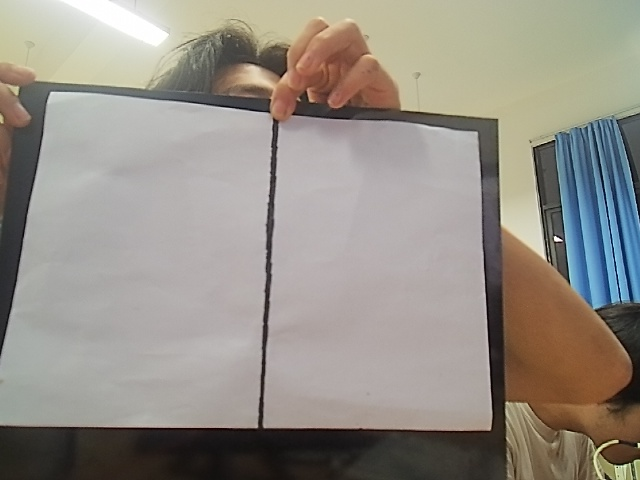
#> input picture test_photo/capture_14829710_01.jpg, 640 x 480 px
$ python -i main.py   (imports and definitions only)
#> lines starting #> are read from the running program, lines starting #| are printed output that depends on the picture; after the words box and inside, x2 and y2 are one past the last pixel; in counts of white or black regions, pixels touching at a corner belong together
from maix import app, camera, display, image, key, time
try:
    from maix import uart
except Exception:
    uart = None
import cv2
import numpy as np
import math
import itertools
import struct


# =========================
# Config: MaixCAM2 OpenCV A4
# =========================
# 第一题主配置区：完成摄像头采集、A4 纸透视矫正、碎片识别、模板匹配和坐标输出。

# 摄像头输入分辨率，单位像素；分辨率越高识别更细，但处理速度更慢。
FRAME_WIDTH = 640
FRAME_HEIGHT = 480

# A4 纸透视矫正后的标准画布大小，单位像素。
# 程序检测到 A4 四角后，会把纸面拉正到这个尺寸，后续所有碎片坐标都基于它。
WARP_W = 594
WARP_H = 420

# A4 纸真实尺寸，cm 用于题目尺寸描述，mm 用于机械坐标/串口输出。
A4_W_CM = 29.7
A4_H_CM = 21.0
A4_W_MM = A4_W_CM * 10.0
A4_H_MM = A4_H_CM * 10.0

# A4 外框边缘检测预处理参数。
GAUSSIAN_KERNEL = (5, 5)       # 高斯模糊核，先降噪，避免 Canny 检出太多杂边。
CANNY_LOW = 50                 # Canny 低阈值，影响弱边缘保留程度。
CANNY_HIGH = 150               # Canny 高阈值，影响强边缘判定。
MORPH_CLOSE_KERNEL = (5, 5)    # 闭运算核，用来连接断开的 A4 纸边缘。
MORPH_CLOSE_ITERATIONS = 1     # 闭运算次数，过大会让不该连接的轮廓粘在一起。

# A4 候选轮廓筛选参数。
APPROX_EPSILON_RATIO = 0.025   # 四边形拟合精度比例，越大轮廓越容易被简化。
MIN_AREA_RATIO = 0.07          # A4 候选最小面积占整帧比例，过滤小噪声。
MAX_AREA_RATIO = 0.65          # A4 候选最大面积占整帧比例，过滤异常大区域。

# 防止把中间黑线分出的半张纸当成 A4。
# 如果同一帧里存在更大的 A4 外轮廓，即使它没有拟合成四边形，小候选也会被过滤。
CANDIDATE_MIN_RELATIVE_AREA = 0.65

# A4 外框允许连续丢失的帧数；短暂遮挡/抖动时不立即清空检测状态。
MAX_LOST_FRAMES = 5

# 碎片识别和第一题模式开关。
PIECE_DETECTION_ENABLED = True     # 是否启用碎片检测；False 时只显示/检测 A4 外框。
FIRST_QUESTION_MODE = True         # 是否使用第一题固定 10 cm x 6 cm 模板匹配流程。
PIECE_MASK_METHOD = "black"        # 碎片分割方式；black 表示基于黑色背景和碎片亮度/颜色差分。
PIECE_PROCESS_A4_ROI = True        # 是否只处理透视后的 A4 区域，减少画面外干扰。

# 背景采样和 Lab 色差参数。
PIECE_BG_BORDER_SAMPLE = 24        # 从 A4 边缘向内采样背景的宽度，单位像素。
PIECE_BG_DIFF_THRESHOLD = 35.0     # 与背景色差超过该阈值才认为可能是碎片。
PIECE_L_DIFF_WEIGHT = 0.25         # Lab 亮度 L 通道权重，较低可减小阴影/光照影响。
PIECE_A_DIFF_WEIGHT = 1.0          # Lab a 通道权重，主要描述红绿方向差异。
PIECE_B_DIFF_WEIGHT = 1.0          # Lab b 通道权重，主要描述黄蓝方向差异。

# HSV 绿色范围；用于识别绿色碎片或绿色纸面特征。
PIECE_GREEN_H_LOW = 51             # H 色相下限。
PIECE_GREEN_H_HIGH = 91            # H 色相上限。
PIECE_GREEN_S_LOW = 52             # S 饱和度下限，太低说明颜色偏灰。
PIECE_GREEN_S_HIGH = 255           # S 饱和度上限。
PIECE_GREEN_V_LOW = 75             # V 亮度下限。
PIECE_GREEN_V_HIGH = 255           # V 亮度上限。
PIECE_HSV_DIFF_THRESHOLD = 35.0    # HSV 差分阈值，用于辅助判断目标和背景差异。
PIECE_HSV_DIFF_BLUR_KERNEL = (5, 5)# HSV 差分图模糊核，减少小噪点。

# 黑色背景分割参数；现场是黑底时，用 V 通道亮度把碎片从背景中提出来。
PIECE_BLACK_V_MIN_THRESHOLD = 120  # V 通道绝对亮度阈值，亮于它才可能是碎片。
PIECE_BLACK_V_OFFSET = 85          # 相对背景亮度偏移，适应不同灯光环境。
PIECE_BLACK_BLUR_KERNEL = (3, 3)   # 黑底分割前的模糊核。

# 碎片 mask 清理参数。
PIECE_MASK_MEDIAN_KERNEL = 3       # 中值滤波核，去椒盐噪声。
PIECE_MASK_OPEN_KERNEL = (3, 3)    # 开运算核，用于去小白点。
PIECE_MASK_CLOSE_KERNEL = (3, 3)   # 闭运算核，用于补小断口。
# OPEN 会直接削掉凸出的尖角。背景差分已经比较干净，默认关闭，只保留一次小核 CLOSE 补断口。
PIECE_MASK_OPEN_ITERATIONS = 0
PIECE_MASK_CLOSE_ITERATIONS = 0
PIECE_USE_CLEAN_MASK_FOR_CONTOURS = False # 是否用清理后的 mask 找轮廓；False 可保留更多原始边缘细节。

# 粘连碎片拆分参数；碎片贴在一起时可开启，但可能误拆单块。
PIECE_SPLIT_TOUCHING_ENABLED = False
PIECE_SPLIT_ERODE_KERNEL = (3, 3)      # 腐蚀核大小，用于把粘连区域分开。
PIECE_SPLIT_ERODE_ITERATIONS = 3       # 腐蚀次数，越大拆分越强，也越容易破坏形状。

# 碎片轮廓拟合与过滤参数。
PIECE_USE_CONVEX_HULL = True           # 是否先取凸包，减少轮廓凹坑/毛刺影响。
PIECE_APPROX_EPSILON_RATIO = 0.008     # 多边形拟合初始精度比例，越小保留顶点越多。
PIECE_APPROX_EPSILON_STEP = 0.003      # 拟合失败时逐步放宽的步长。
PIECE_APPROX_EPSILON_MAX = 0.035       # 最大拟合精度比例，防止过度简化。
PIECE_MIN_EDGE_LENGTH_RATIO = 0.025    # 最短边相对 A4 尺寸的比例，过滤毛刺短边。
PIECE_REFINE_CORNERS_BY_LINES = True   # 是否用直线拟合交点细化角点位置。
PIECE_LINE_FIT_TRIM_RATIO = 0.18       # 拟合边线时裁掉两端比例，减少角点附近噪声干扰。
PIECE_MAX_POINTS = 5                   # 单个碎片最多角点数；第一题模板一般是 4 或 5 点。
PIECE_MAX_COUNT = 4                    # 第一题最多识别 4 块碎片。
PIECE_MIN_AREA_RATIO = 0.002           # 碎片最小面积占 A4 区域比例，过滤小噪声。
PIECE_MAX_AREA_RATIO = 0.30            # 碎片最大面积占 A4 区域比例，过滤误检大块。
PIECE_BORDER_MARGIN = 8                # 过滤贴近 A4 边框的干扰轮廓，单位像素。
PIECE_FRAME_MASK_MARGIN = 6            # 生成整帧 mask 时保留的边缘安全距离。
PIECE_MIN_BBOX_SIDE = 8                # 外接框最小边长，过滤极小轮廓。
PIECE_MAX_ASPECT_RATIO = 8.0           # 外接框最大长宽比，过滤细长线状噪声。
PIECE_TARGET_SHAPE_EXPAND_SCALE = 1.3 # 拼好后的目标显示/匹配放大倍数。

# 第一题目标矩形和摆放参数，单位厘米。
FIRST_Q_RECT_W_CM = 10.0               # 目标矩形宽度。
FIRST_Q_RECT_H_CM = 6.0                # 目标矩形高度。
FIRST_Q_TARGET_SIDE = "auto"           # 目标区域放置侧；auto 表示程序自动选择。
FIRST_Q_TARGET_ORIENTATION = "portrait"# 目标布局方向；portrait 表示竖向显示/输出。
FIRST_Q_PLACE_MARGIN_CM = 0.0          # 目标放置外边距，单位厘米。

# 第一题官方切割模板关键点，坐标原点是 10 cm x 6 cm 矩形左上角。
FIRST_Q_DIAG_A = [2.0, 0.0]            # 模板中的 A 点，位于上边。
FIRST_Q_DIAG_P = [3.6, 1.2]            # 模板中的内部连接点 P。
FIRST_Q_DIAG_Q = [7.6, 4.2]            # 模板中的内部连接点 Q。
FIRST_Q_MATCH_SHAPE_WEIGHT = 1.0       # 模板匹配中形状相似度权重。
FIRST_Q_MATCH_AREA_WEIGHT = 4.0        # 模板匹配中面积比例权重。
FIRST_Q_MATCH_POINT_WEIGHT = 0.08      # 模板匹配中角点距离权重。
ROTATION_MATCH_SAMPLE_COUNT = 32       # 旋转匹配时采样多少个角度。
ROTATION_MATCH_MAX_CANDIDATES = 12     # 每块碎片最多保留多少个旋转候选。

# 第一题四块标准模板，单位厘米；A/B/C/D 是目标矩形被切开后的四块标准形状。
FIRST_Q_TEMPLATES = [
    {"name": "A", "polygon_cm": [[0.0, 0.0], FIRST_Q_DIAG_A, FIRST_Q_DIAG_P, [0.0, 2.0]]},
    {"name": "B", "polygon_cm": [[0.0, 2.0], FIRST_Q_DIAG_P, FIRST_Q_DIAG_Q, [0.0, 3.0]]},
    {"name": "C", "polygon_cm": [[0.0, 3.0], FIRST_Q_DIAG_Q, [10.0, 6.0], [0.0, 6.0]]},
    {"name": "D", "polygon_cm": [FIRST_Q_DIAG_A, [10.0, 0.0], [10.0, 6.0], FIRST_Q_DIAG_Q, FIRST_Q_DIAG_P]},
]

# A4 外框形状合理性限制。
A4_RATIO_MIN = 1.25                    # A4 长宽比下限，防止非 A4 四边形误检。
A4_RATIO_MAX = 1.65                    # A4 长宽比上限。
ANGLE_MIN = 65.0                       # A4 四个角允许的最小角度，单位度。
ANGLE_MAX = 115.0                      # A4 四个角允许的最大角度，单位度。

# 打印、按键和性能调试参数。
PRINT_INTERVAL_MS = 500                # 终端/串口打印最小间隔，单位毫秒。
PRINT_MOVE_ONLY = True                 # 只在结果变化时打印，避免刷屏。
SHOW_DEBUG_INFO = False                # 是否在画面叠加详细调试信息。
ENABLE_KEY_EXIT = True                 # 是否允许按键退出程序。
SEND_SERIAL_ON_KEY_PRESS = True        # 是否按键确认后才发送串口数据。
PERF_PROFILE = True                    # 是否统计每帧处理耗时。

# 稳定捕获参数；按键后连续采集多帧，剔除离群值后输出稳定结果。
CAPTURE_FRAME_COUNT = 60               # 一次捕获最多处理帧数。
CAPTURE_HOLD_MS = 65000                # 捕获最长等待时间，单位毫秒。
CAPTURE_MIN_VALID_FRAMES = 2           # 至少需要多少帧有效识别结果。
CAPTURE_OUTLIER_A4_CORNER_PX = 25.0    # A4 角点离群阈值，单位像素。
CAPTURE_OUTLIER_CENTER_PX = 35.0       # 碎片中心离群阈值，单位像素。
CAPTURE_OUTLIER_ROTATE_DEG = 25.0      # 旋转角离群阈值，单位度。

# 串口和 G-code 输出参数。
SERIAL_OUTPUT_ENABLED = True           # 是否启用串口输出。
SERIAL_PORT = "/dev/ttyS4"             # MaixCAM 上连接下位机的串口设备。
SERIAL_BAUDRATE = 115200               # 串口波特率。
SERIAL_OUTPUT_FORMAT = "binary"        # 输出格式：gcode、binary、text。
GCODE_FEEDRATE = 3000                  # G-code 加工/下笔进给速度。
GCODE_TRAVEL_FEEDRATE = 5000           # G-code 空走移动速度。
GCODE_PEN_UP_Z = 5.0                   # G-code 抬笔高度。
GCODE_PEN_DOWN_Z = 0.0                 # G-code 下笔高度。
GCODE_ROTATE_AXIS = "A"                # G-code 中使用的旋转轴名称。

# 机械坐标标定点，顺序是标准 A4 透视图里的 TL/TR/BR/BL。
# 默认值表示以 A4 左上角为机械原点，单位 mm；实车标定时改成机械端实测坐标。
MECH_COORD_OUTPUT_ENABLED = True       # 是否输出机械坐标。
MECH_SWAP_XY_FOR_STM32 = True          # 是否交换 X/Y，适配 STM32 端坐标定义。
MECH_COORD_DECIMALS = 0                # 机械坐标输出保留小数位数。
MECH_ROTATE_SCALE = 10.0               # 旋转角缩放倍数，适配下位机协议。
MECH_CALIBRATION_POINTS = [
    [0.0, 0.0],
    [A4_W_MM, 0.0],
    [A4_W_MM, A4_H_MM],
    [0.0, A4_H_MM],
]

# 显示模式：0 原图 + A4 外框，1 透视图 + 最终碎片，2 色差图，3 raw mask，4 clean mask，5 候选轮廓，6 筛选结果 + 参数。
DISPLAY_MODE = 1
# 1 表示调试图直接显示原始摄像头坐标，避免透视插值把绿色窄缝显示成灰边。
DEBUG_SHOW_ORIGINAL_PROCESS = 1

# 调试视图保留给现场排查，常规阶段 2 显示由 DISPLAY_MODE 控制。
DEBUG_VIEW_MODE = 0

# OpenCV 绘图颜色，顺序是 BGR，不是 RGB。
GREEN = (0, 255, 0)
RED = (0, 0, 255)
YELLOW = (0, 255, 255)
WHITE = (255, 255, 255)
BLACK = (0, 0, 0)
BLUE = (255, 0, 0)
CYAN = (255, 255, 0)

# 运行时状态和缓存，避免每帧重复计算固定模板。
capture_requested = False                  # 是否已经请求一次稳定捕获。
first_question_area_ratios_cache = None     # 第一题模板面积比例缓存。
first_question_template_contour_cache = {}  # 第一题模板轮廓缓存。
first_question_target_layout_cache = {}     # 第一题目标布局缓存。
rotation_target_sample_cache = {}           # 旋转匹配采样点缓存。


# =========================
# Geometry
# =========================

# [13 lines left out: function order_points, not called in this run]


def distance(point_a, point_b):
    return float(np.linalg.norm(np.asarray(point_a, dtype=np.float32) - np.asarray(point_b, dtype=np.float32)))


# [32 lines left out: functions angle_at, quad_angles, quad_aspect_ratio, not called in this run]


def standard_midline():
    x = WARP_W // 2
    return [[x, 0], [x, WARP_H - 1]]


# [19 lines left out: functions a4_perspective_matrices, warp_a4, not called in this run]


# =========================
# OpenCV A4 detector
# =========================

class A4Detector:
    def __init__(self):
        self.debug = {}

    def detect(self, frame):
        frame_area = frame.shape[0] * frame.shape[1]
        gray, blur, canny, edges = self.preprocess(frame)
        contours, _ = cv2.findContours(edges, cv2.RETR_LIST, cv2.CHAIN_APPROX_SIMPLE)

        best = None
        best_area = 0.0
        best_ratio = 0.0
        best_angles = []
        candidate_count = 0
        area_pass = 0
        quad_pass = 0
        ratio_pass = 0
        angle_pass = 0
        max_area_ratio = 0.0
        max_area_pass_ratio = 0.0
        max_approx_points = 0
        candidates = []

        for contour in contours:
            area = cv2.contourArea(contour)
            area_ratio = area / frame_area
            if area_ratio > max_area_ratio:
                max_area_ratio = area_ratio
            if area_ratio < MIN_AREA_RATIO or area_ratio > MAX_AREA_RATIO:
                continue
            area_pass += 1
            if area_ratio > max_area_pass_ratio:
                max_area_pass_ratio = area_ratio

            perimeter = cv2.arcLength(contour, True)
            if perimeter <= 0:
                continue

            approx = cv2.approxPolyDP(contour, APPROX_EPSILON_RATIO * perimeter, True)
            if len(approx) > max_approx_points:
                max_approx_points = len(approx)
            if len(approx) != 4 or not cv2.isContourConvex(approx):
                continue
            quad_pass += 1

            corners = order_points(approx.reshape(4, 2))
            ratio = quad_aspect_ratio(corners)
            if not (A4_RATIO_MIN <= ratio <= A4_RATIO_MAX):
                continue
            ratio_pass += 1

            angles = quad_angles(corners)
            if not all(ANGLE_MIN <= angle <= ANGLE_MAX for angle in angles):
                continue
            angle_pass += 1

            candidates.append((area, area_ratio, corners, ratio, angles))

        min_relative_area = max_area_pass_ratio * CANDIDATE_MIN_RELATIVE_AREA
        for area, area_ratio, corners, ratio, angles in candidates:
            if area_ratio < min_relative_area:
                continue

            candidate_count += 1
            if area > best_area:
                best = corners
                best_area = area
                best_ratio = ratio
                best_angles = angles

        self.debug = {
            "contours": len(contours),
            "candidates": candidate_count,
            "area_pass": area_pass,
            "quad_pass": quad_pass,
            "ratio_pass": ratio_pass,
            "angle_pass": angle_pass,
            "max_area_ratio": max_area_ratio,
            "max_area_pass_ratio": max_area_pass_ratio,
            "min_relative_area": min_relative_area,
            "max_approx_points": max_approx_points,
            "best_area_ratio": best_area / frame_area if frame_area > 0 else 0.0,
            "best_aspect_ratio": best_ratio,
            "best_angles": best_angles,
            "gray": gray,
            "canny": canny,
            "edges": edges,
        }

        if best is None:
            return {"status": False}
        corners = best.astype(int).tolist()
        return {
            "status": True,
            "corners": corners,
            "warp_size": [WARP_W, WARP_H],
            "midline": standard_midline(),
        }

    @staticmethod
    def preprocess(frame):
        gray = cv2.cvtColor(frame, cv2.COLOR_BGR2GRAY)
        blur = cv2.GaussianBlur(gray, GAUSSIAN_KERNEL, 0)
        canny = cv2.Canny(blur, CANNY_LOW, CANNY_HIGH)
        kernel = np.ones(MORPH_CLOSE_KERNEL, np.uint8)
        edges = cv2.morphologyEx(canny, cv2.MORPH_CLOSE, kernel, iterations=MORPH_CLOSE_ITERATIONS)
        return gray, blur, canny, edges


class A4ResultStabilizer:
    # [754 lines left out: functions __init__, update, detect_pieces, make_empty_piece_debug, make_piece_debug, crop_to_mask_roi and 32 more, not called in this run]


def choose_directed_axis_rotation(source_points, target_points, axis_delta):
    return choose_directed_rotation_180(source_points, target_points, axis_delta)


# [128 lines left out: functions score_directed_rotation, score_rotation_by_feature_direction, polygon_feature_vector, polygon_principal_axis_angle, estimate_polygon_rotation_delta, edge_alignment_angle_candidates, not called in this run]


def polygon_edges(points):
    points = np.asarray(points, dtype=np.float32).reshape(-1, 2)
    return [(points[index], points[(index + 1) % len(points)]) for index in range(len(points))]


# [309 lines left out: functions score_rotation_by_boundary_distance, mean_nearest_point_distance_sq, resample_closed_polygon, polygon_order_variants, rotation_angle_between_point_sets, rotate_points_clockwise and 17 more, not called in this run]


def format_rotate_value(angle_deg):
    return str(int(round(float(angle_deg) * MECH_ROTATE_SCALE)))


# [908 lines left out: functions move_plan_records, build_move_packet_text, build_move_packet_binary, format_gcode_value, build_move_packet_gcode, build_move_packet_log and 39 more, not called in this run]


# [2 lines not run here, left out]

>>> import cv2
>>> picture = cv2.imread('../../test_photo/capture_14829710_01.jpg')
#> picture is the input picture: shape (480, 640, 3); mean B, G, R 135.3, 143.7, 149.3
>>> result = A4Detector().detect(picture)
#> in preprocess, `gray = cv2.cvtColor(frame, cv2.COLOR_BGR2GRAY)`:
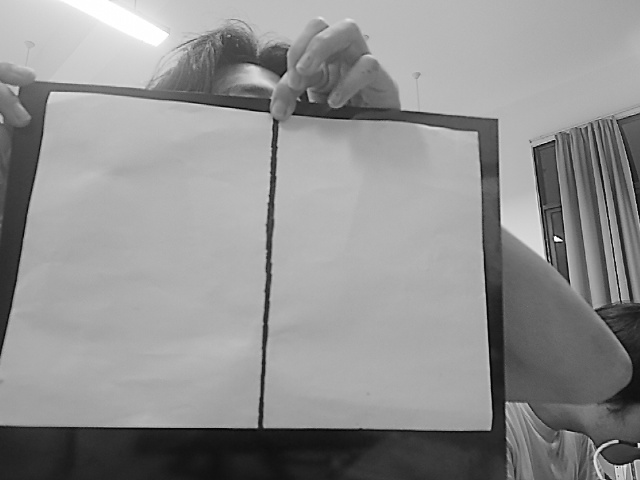
#> gray: shape (480, 640); min 2, max 255, mean 144.4
#> in preprocess, `canny = cv2.Canny(blur, CANNY_LOW, CANNY_HIGH)`:
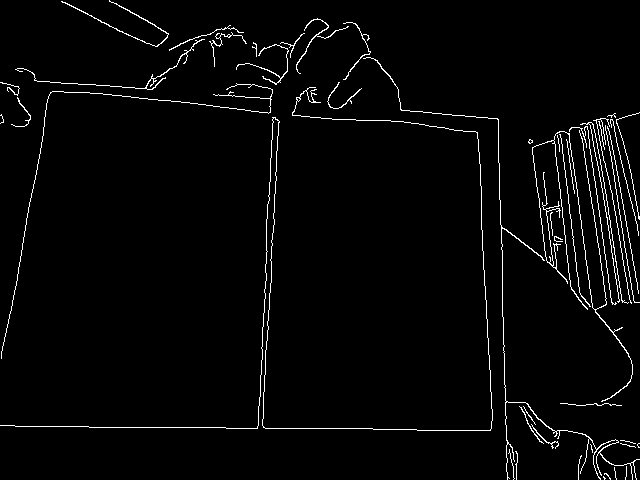
#> canny: shape (480, 640); 2.7% white in thin lines or dots
#> in preprocess, `edges = cv2.morphologyEx(canny, cv2.MORPH_CLOSE, kernel, iterations=MO..`:
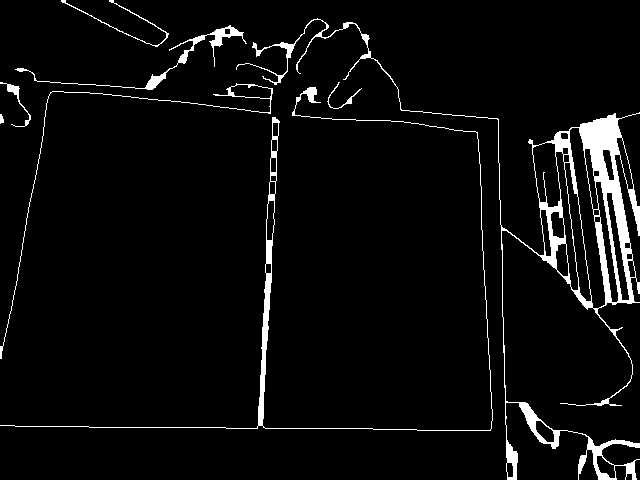
#> edges: shape (480, 640); 4.6% white; 8 white regions
#> in detect, `contours, _ = cv2.findContours(edges, cv2.RETR_LIST, cv2.CHAIN_APPROX_..`: contours = 41 contours, 1 with area under 20; largest, box (x1, y1, x2, y2) and area: (236, 18, 640, 480) 17138, (569, 127, 606, 309) 2413, (0, 87, 493, 431) 1740, (532, 142, 561, 208) 1362, (564, 162, 592, 302) 1275
#> the loop in detect, `for contour in contours:` made 41 passes
#> (area, area_ratio, max_area_ratio) on passes 1, 2, 7, 14, 15, 19, 26, 30, 40: (94, 0.000306, 0.000306), (258.5, 0.000841, 0.000841), (336.5, 0.0011, 0.0011), (761, 0.00248, 0.00248), (842, 0.00274, 0.00274), (1275, 0.00415, 0.00415), (1362, 0.00443, 0.00443), (2413, 0.00785, 0.00785), (17137.5, 0.0558, 0.0558)
#> (area, area_ratio) on passes 3, 4, 5, 6, 8, 9: (256, 0.000833), (58, 0.000189), (100, 0.000326), (34, 0.000111), (34, 0.000111), (34, 0.000111)
#> after the loop in detect, `for contour in contours:`: angle_pass = 0; candidates = []; max_approx_points = 0; max_area_ratio = 0.0558; quad_pass = 0
#> after the loop in detect, `for area, area_ratio, corners, ratio, angles in candidates:`: best_angles = []; best_area = 0
#> result = {'status': False}

$ run again, on test_photo/capture_14829710_03.jpg
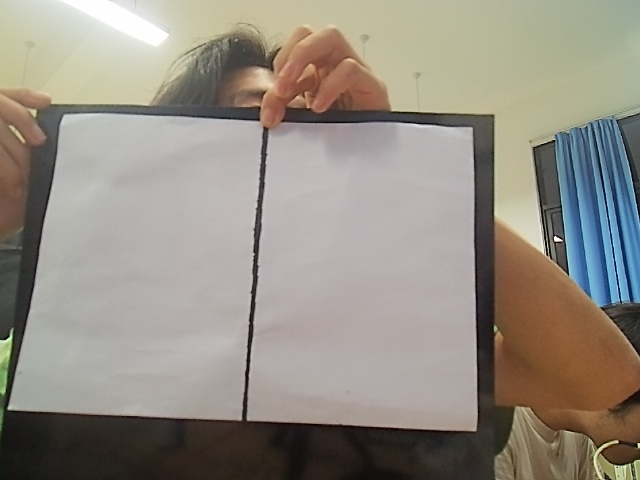
#> input picture test_photo/capture_14829710_03.jpg, 640 x 480 px
#> picture is the input picture: shape (480, 640, 3); mean B, G, R 131.7, 141.6, 148
#> in preprocess, `canny = cv2.Canny(blur, CANNY_LOW, CANNY_HIGH)`:
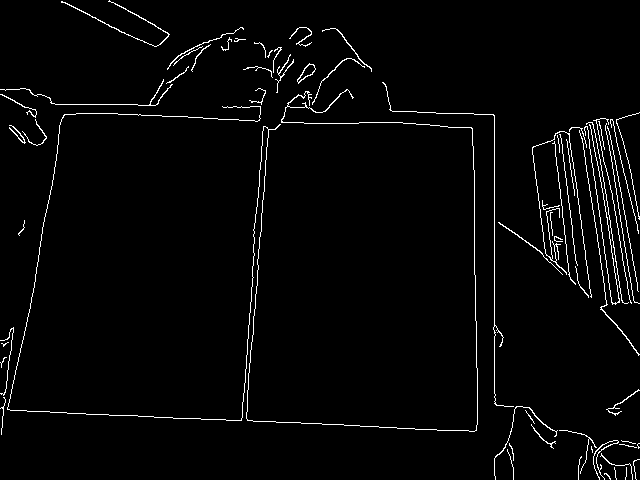
#> canny: shape (480, 640); 2.6% white in thin lines or dots
#> in preprocess, `edges = cv2.morphologyEx(canny, cv2.MORPH_CLOSE, kernel, iterations=MO..`:
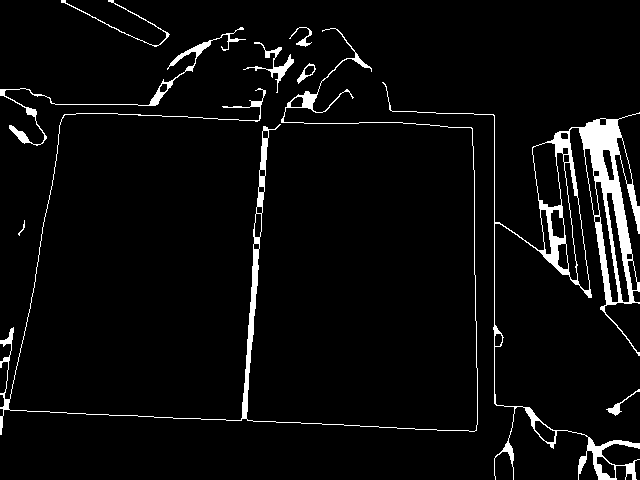
#> edges: shape (480, 640); 4.7% white; 9 white regions
#> contours = 40 contours, 1 with area under 20; largest, box (x1, y1, x2, y2) and area: (382, 82, 640, 480) 13582, (0, 28, 478, 435) 2176, (532, 142, 562, 208) 1383, (564, 162, 590, 291) 1154, (556, 152, 578, 281) 973
#> the loop in detect, `for contour in contours:` made 40 passes
#> (area, area_ratio, max_area_ratio) on passes 1, 2, 12, 15, 17, 20, 26, 33: (233.5, 0.00076, 0.00076), (276, 0.000898, 0.000898), (311.5, 0.00101, 0.00101), (775.5, 0.00252, 0.00252), (843.5, 0.00275, 0.00275), (1154, 0.00376, 0.00376), (1383, 0.0045, 0.0045), (13582.5, 0.0442, 0.0442)
#> after the loop in detect, `for contour in contours:`: angle_pass = 0; candidates = []; max_approx_points = 0; max_area_ratio = 0.0442; quad_pass = 0
#> after the loop in detect, `for area, area_ratio, corners, ratio, angles in candidates:`: best_angles = []; best_area = 0
#> result = {'status': False}
